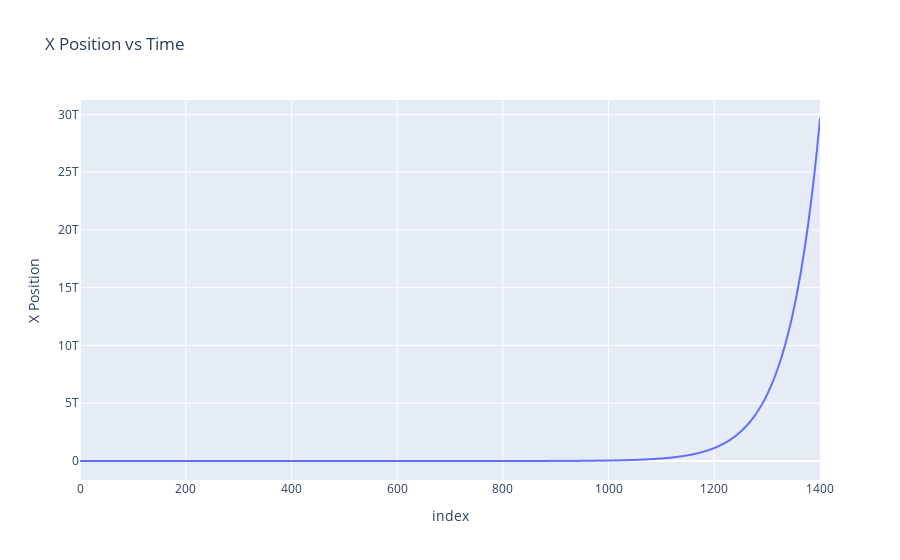
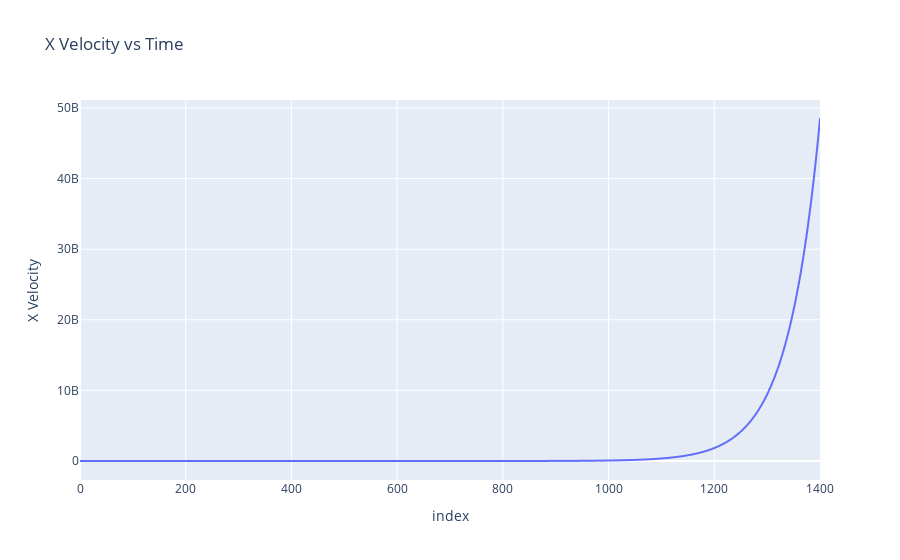
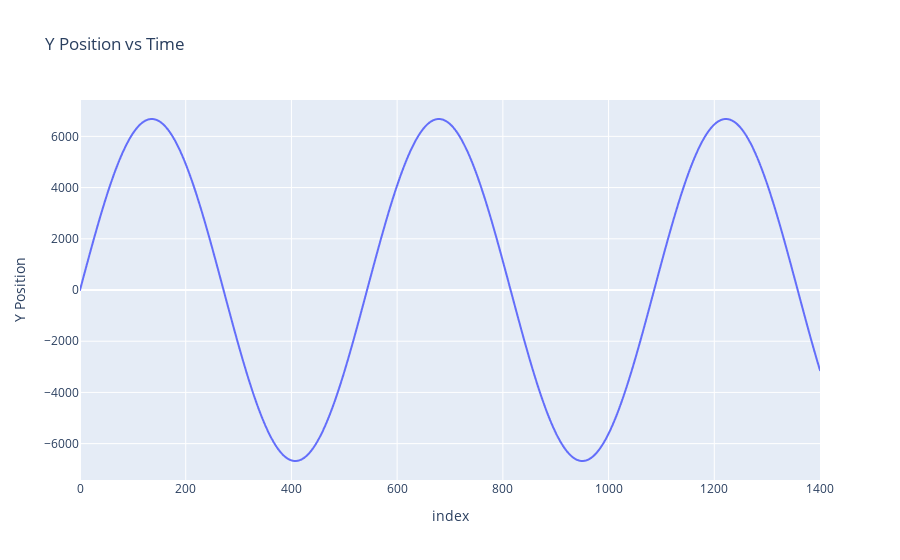
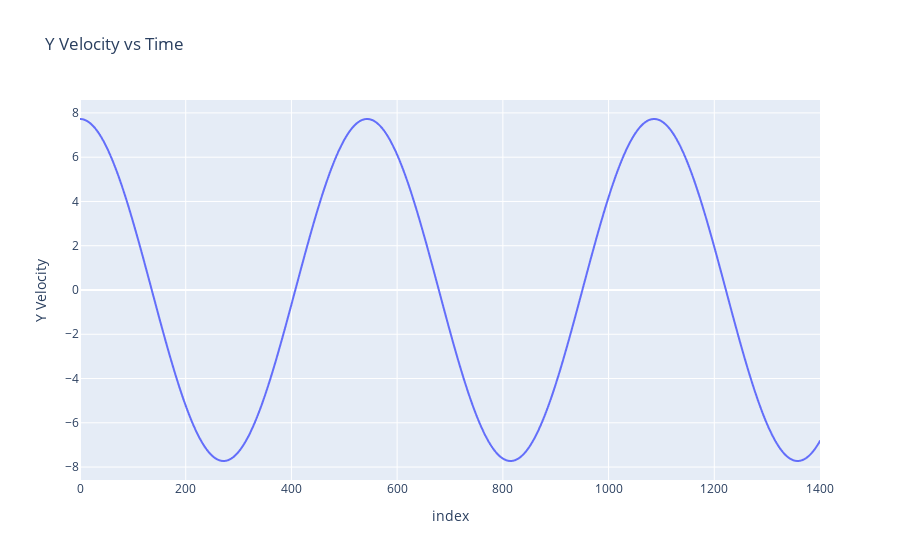

Notebook source saved alongside these figures, in order:
### Code cell
import plotly.express as px

# Create figure with secondary y-axis
fig = px.line(X_array, y="X Position", title="X Position vs Time", range_x=[0,1400])
fig.show()

fig = px.line(Xd_array, y="X Velocity", title="X Velocity vs Time", range_x=[0,1400])
fig.show()

fig = px.line(Y_array, y="Y Position", title="Y Position vs Time", range_x=[0,1400])
fig.show()

fig = px.line(Yd_array, y="Y Velocity", title="Y Velocity vs Time", range_x=[0,1400])
fig.show()

fig = px.line(rho_array, y=["rho 1", "rho 2", "rho 3", "rho 4", "rho 5", "rho 6", "rho 7", "rho 8", "rho 9", "rho 10", "rho 11", "rho 12"], title="rho vs Time", range_x=[0,1400])
fig.show()

fig = px.line(rhod_array, y=["rhod 1", "rhod 2", "rhod 3", "rhod 4", "rhod 5", "rhod 6", "rhod 7", "rhod 8", "rhod 9", "rhod 10", "rhod 11", "rhod 12"], title="rhod vs Time", range_x=[0,1400])
fig.show()

fig = px.line(phi_array, y=["phi 1", "phi 2", "phi 3", "phi 4", "phi 5", "phi 6", "phi 7", "phi 8", "phi 9", "phi 10", "phi 11", "phi 12"], title="phi vs Time", range_x=[0,1400])
fig.show()

### Figure 1 — Plotly figure (JSON) as saved in the notebook; plotly's stock layout.template omitted (floating-point values rounded to 4 significant figures; data arrays with more than 128 entries replaced by an {"elided": "..."} marker saying what was removed)
{"data": [{"hovertemplate": "index=%{x}<br>X Position=%{y}<extra></extra>", "legendgroup": "", "line": {"color": "#636efa", "dash": "solid"}, "marker": {"symbol": "circle"}, "mode": "lines", "name": "", "showlegend": false, "type": "scattergl", "x": {"elided": "1401 int values"}, "xaxis": "x", "y": {"elided": "1401 float values"}, "yaxis": "y"}], "layout": {"legend": {"tracegroupgap": 0}, "title": {"text": "X Position vs Time"}, "xaxis": {"anchor": "y", "domain": [0, 1], "range": [0, 1400], "title": {"text": "index"}}, "yaxis": {"anchor": "x", "domain": [0, 1], "title": {"text": "X Position"}}}}

### Figure 2 — Plotly figure (JSON) as saved in the notebook; plotly's stock layout.template omitted (floating-point values rounded to 4 significant figures; data arrays with more than 128 entries replaced by an {"elided": "..."} marker saying what was removed)
{"data": [{"hovertemplate": "index=%{x}<br>X Velocity=%{y}<extra></extra>", "legendgroup": "", "line": {"color": "#636efa", "dash": "solid"}, "marker": {"symbol": "circle"}, "mode": "lines", "name": "", "showlegend": false, "type": "scattergl", "x": {"elided": "1401 int values"}, "xaxis": "x", "y": {"elided": "1401 float values"}, "yaxis": "y"}], "layout": {"legend": {"tracegroupgap": 0}, "title": {"text": "X Velocity vs Time"}, "xaxis": {"anchor": "y", "domain": [0, 1], "range": [0, 1400], "title": {"text": "index"}}, "yaxis": {"anchor": "x", "domain": [0, 1], "title": {"text": "X Velocity"}}}}

### Figure 3 — Plotly figure (JSON) as saved in the notebook; plotly's stock layout.template omitted (floating-point values rounded to 4 significant figures; data arrays with more than 128 entries replaced by an {"elided": "..."} marker saying what was removed)
{"data": [{"hovertemplate": "index=%{x}<br>Y Position=%{y}<extra></extra>", "legendgroup": "", "line": {"color": "#636efa", "dash": "solid"}, "marker": {"symbol": "circle"}, "mode": "lines", "name": "", "showlegend": false, "type": "scattergl", "x": {"elided": "1401 int values"}, "xaxis": "x", "y": {"elided": "1401 float values"}, "yaxis": "y"}], "layout": {"legend": {"tracegroupgap": 0}, "title": {"text": "Y Position vs Time"}, "xaxis": {"anchor": "y", "domain": [0, 1], "range": [0, 1400], "title": {"text": "index"}}, "yaxis": {"anchor": "x", "domain": [0, 1], "title": {"text": "Y Position"}}}}

### Figure 4 — Plotly figure (JSON) as saved in the notebook; plotly's stock layout.template omitted (floating-point values rounded to 4 significant figures; data arrays with more than 128 entries replaced by an {"elided": "..."} marker saying what was removed)
{"data": [{"hovertemplate": "index=%{x}<br>Y Velocity=%{y}<extra></extra>", "legendgroup": "", "line": {"color": "#636efa", "dash": "solid"}, "marker": {"symbol": "circle"}, "mode": "lines", "name": "", "showlegend": false, "type": "scattergl", "x": {"elided": "1401 int values"}, "xaxis": "x", "y": {"elided": "1401 float values"}, "yaxis": "y"}], "layout": {"legend": {"tracegroupgap": 0}, "title": {"text": "Y Velocity vs Time"}, "xaxis": {"anchor": "y", "domain": [0, 1], "range": [0, 1400], "title": {"text": "index"}}, "yaxis": {"anchor": "x", "domain": [0, 1], "title": {"text": "Y Velocity"}}}}
